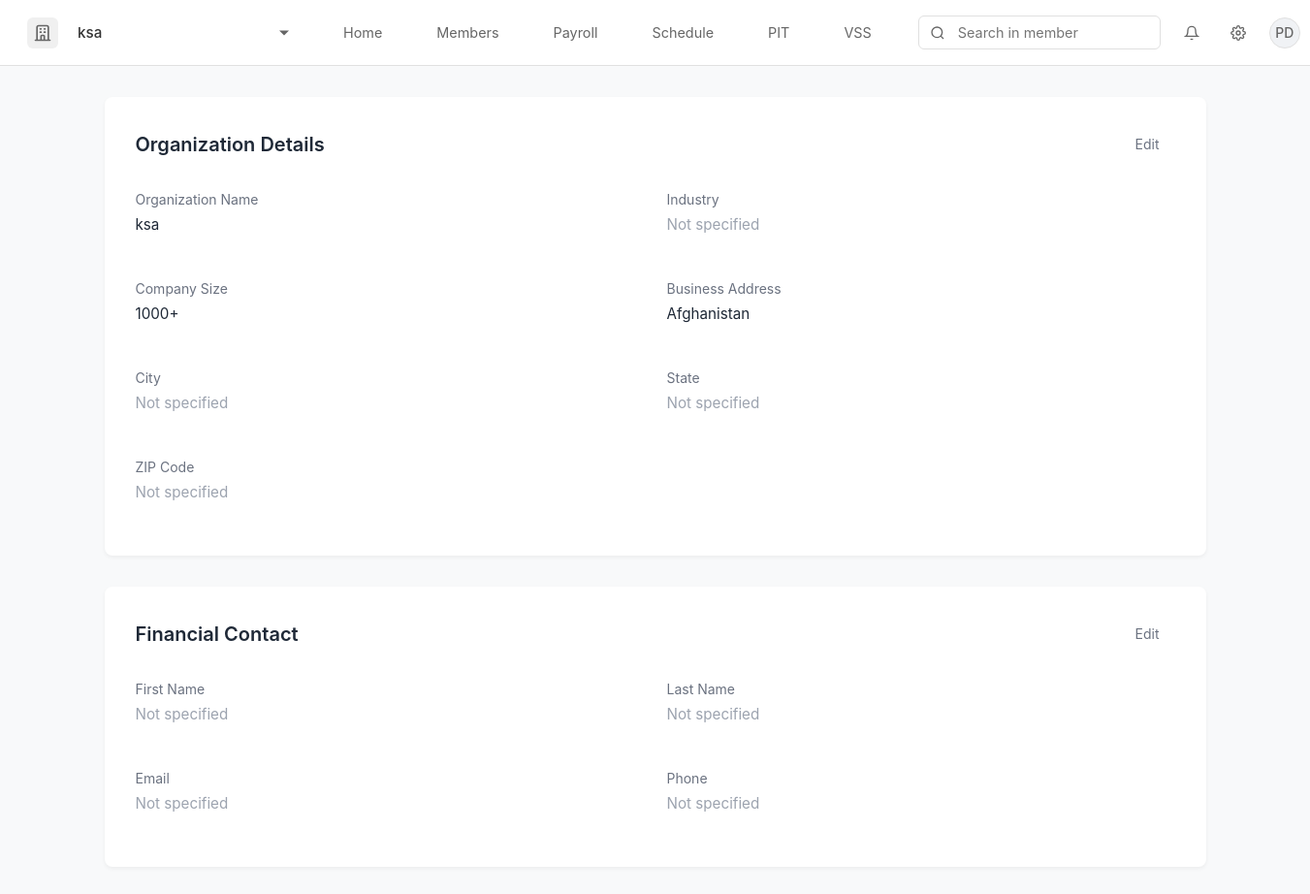
/settings (signed in), run on the app's committed database.
### app.py (models this page shows, shortened)
class Organization(db.Model):
    id = db.Column(db.Integer, primary_key=True)
    name = db.Column(db.String(120), nullable=False)
    industry = db.Column(db.String(80))
    size = db.Column(db.String(50))
    location = db.Column(db.String(120))
    logo_url = db.Column(db.String(255))
    created_at = db.Column(db.DateTime, default=datetime.utcnow)
    users = db.relationship('User', backref='org', lazy=True)

### app.py (the view)
@app.route('/settings')
def settings():
    if 'user_id' not in session:
        return redirect('/login')
    user = User.query.get(session['user_id'])
    if not user:
        session.pop('user_id', None)
        return redirect('/login')
    organization = None
    if user.organization_id:
        organization = Organization.query.get(user.organization_id)
    return render_template('settings.html', user=user, organization=organization)

### app.py (called while the page is built)
@app.context_processor
def inject_organization():
    if 'user_id' in session:
        user = User.query.get(session['user_id'])
        if user and user.organization_id:
            organization = Organization.query.get(user.organization_id)
            return {'organization': organization}
    return {'organization': None}

    @property
    def name(self):
        if self.preferred_name:
            return self.preferred_name
        if self.first_name and self.last_name:
            return f"{self.first_name} {self.last_name}"
        return "None"

### templates/settings.html (shortened to what this page needs)
{% extends "base.html" %}
{% block content %}
<div class="settings-container">
    <div class="settings-section">
        <div class="section-header">
            <h2 class="section-title">Organization Details</h2>
            <button class="edit-button">Edit</button>
        </div>
        <div class="info-grid">
            <div class="info-item">
                <div class="info-label">Organization Name</div>
                <div class="info-value">{{ organization.name if organization and organization.name else 'Not specified' }}</div>
            </div>
            <div class="info-item">
                <div class="info-label">Industry</div>
                <div class="info-value not-specified">Not specified</div>
            </div>
            <div class="info-item">
                <div class="info-label">Company Size</div>
                <div class="info-value">{{ organization.size if organization and organization.size else 'Not specified' }}</div>
            </div>
            <div class="info-item">
                <div class="info-label">Business Address</div>
                <div class="info-value">{{ organization.location if organization and organization.location else 'Not specified' }}</div>
            </div>
            <div class="info-item">
                <div class="info-label">City</div>
                <div class="info-value not-specified">Not specified</div>
            </div>
            <div class="info-item">
                <div class="info-label">State</div>
                <div class="info-value not-specified">Not specified</div>
            </div>
            <div class="info-item">
                <div class="info-label">ZIP Code</div>
                <div class="info-value not-specified">Not specified</div>
            </div>
        </div>
    </div>
        <div class="settings-section">
        <div class="section-header">
            <h2 class="section-title">Financial Contact</h2>
            <button class="edit-button">Edit</button>
        </div>
        <div class="info-grid">
            <div class="info-item">
                <div class="info-label">First Name</div>
                <div class="info-value not-specified">Not specified</div>
            </div>
            <div class="info-item">
                <div class="info-label">Last Name</div>
                <div class="info-value not-specified">Not specified</div>
            </div>
            <div class="info-item">
                <div class="info-label">Email</div>
                <div class="info-value not-specified">Not specified</div>
            </div>
            <div class="info-item">
                <div class="info-label">Phone</div>
                <div class="info-value not-specified">Not specified</div>
            </div>
        </div>
    </div>
</div>
{% endblock %}

### templates/base.html (shortened to what this page needs)
<!DOCTYPE html>
<html lang="en">
<head>
    <link rel="stylesheet" href="https://cdn.jsdelivr.net/npm/flatpickr/dist/flatpickr.min.css">
</head>
<body>
    {% if not hide_navbar %}
    <nav class="navbar">
        <div class="company-section">
            <div class="company-logo">
                <svg xmlns="http://www.w3.org/2000/svg" fill="none" viewBox="0 0 24 24" stroke="currentColor">
                    <path stroke-linecap="round" stroke-linejoin="round" stroke-width="2" d="M19 21V5a2 2 0 00-2-2H7a2 2 0 00-2 2v16m14 0h2m-2 0h-5m-9 0H3m2 0h5M9 7h1m-1 4h1m4-4h1m-1 4h1m-5 10v-5a1 1 0 011-1h2a1 1 0 011 1v5m-4 0h4" />
                </svg>
            </div>
            <select class="company-select" onchange="if(this.value === 'add') window.location.href='/organization/setup';">
                <option value="{{ organization.id if organization else '' }}">{{ organization.name if organization else 'Select organization' }}</option>
            </select>
        </div>
        <div class="nav-links">
            <a href="/" class="nav-link {% if request.path == '/' %}active{% endif %}">Home</a>
            <a href="#" class="nav-link {% if request.path == '/members' %}active{% endif %}">Members</a>
            <a href="#" class="nav-link {% if request.path == '/payroll' %}active{% endif %}">Payroll</a>
            <a href="#" class="nav-link {% if request.path == '/schedule' %}active{% endif %}">Schedule</a>
            <a href="#" class="nav-link {% if request.path == '/pit' %}active{% endif %}">PIT</a>
            <a href="#" class="nav-link {% if request.path == '/vss' %}active{% endif %}">VSS</a>
        </div>
        <div class="search-section">
            <div class="search-bar-wrapper">
                <div class="search-icon">
                    <svg viewBox="0 0 24 24" fill="none" stroke="currentColor" stroke-width="2">
                        <circle cx="11" cy="11" r="8"></circle>
                        <path d="M21 21l-4.35-4.35"></path>
                    </svg>
                </div>
                <input type="text" class="search-bar" placeholder="Search in member">
            </div>
            <div class="user-profile">
                <div class="notification-icon">
                    <svg viewBox="0 0 24 24" fill="none" stroke="currentColor" stroke-width="2">
                        <path d="M18 8A6 6 0 0 0 6 8c0 7-3 9-3 9h18s-3-2-3-9"></path>
                        <path d="M13.73 21a2 2 0 0 1-3.46 0"></path>
                    </svg>
                </div>
                <a href="/settings" class="settings-icon">
                </a>
                <div class="profile-pic" id="profileButton">
                </div>
            </div>
        </div>
    </nav>
    {% endif %}
    {% block content %}{% endblock %}
</body>
</html>

### templates/base.html (style rules this page uses)
* { margin: 0; padding: 0; box-sizing: border-box; font-family: -apple-system, BlinkMacSystemFont, 'Segoe UI', Roboto, Oxygen, Ubuntu, Cantarell, sans-serif; }
body { background-color: #f8f9fa; min-height: 100vh; }
.navbar { background: white; padding: 0.75rem 1.5rem; border-bottom: 1px solid #e0e0e0; display: flex; align-items: center; gap: 2rem; position: sticky; top: 0; z-index: 100; }
.company-section { display: flex; align-items: center; gap: 0.75rem; padding: 0.25rem; position: relative; cursor: pointer; border-radius: 6px; transition: all 0.2s; }
.company-logo { width: 32px; height: 32px; display: flex; align-items: center; justify-content: center; background-color: #f0f0f0; border-radius: 6px; }
.company-logo svg { width: 20px; height: 20px; color: #666; }
.company-select { appearance: none; -webkit-appearance: none; -moz-appearance: none; background: transparent; border: none; padding: 0.5rem; padding-right: 1.5rem; font-size: 0.95rem; color: #333; cursor: pointer; min-width: 200px; font-weight: 500; }
.company-section::after { content: ''; position: absolute; right: 0.5rem; top: 50%; transform: translateY(-50%); width: 0; height: 0; border-left: 5px solid transparent; border-right: 5px solid transparent; border-top: 5px solid #666; }
select option { padding: 0.75rem 1rem; font-size: 0.95rem; }
.nav-links { display: flex; gap: 1.5rem; align-items: center; }
.nav-link { color: #666; text-decoration: none; font-size: 0.9rem; padding: 0.75rem 1rem; border-radius: 6px; transition: all 0.2s; position: relative; }
.search-section { margin-left: auto; display: flex; align-items: center; gap: 1rem; }
.search-bar-wrapper { position: relative; display: flex; align-items: center; }
.search-bar { padding: 0.5rem 1rem; padding-left: 2.5rem; border: 1px solid #e0e0e0; border-radius: 6px; width: 250px; font-size: 0.9rem; background: white; }
.search-icon { position: absolute; left: 0.75rem; color: #666; display: flex; align-items: center; justify-content: center; }
.search-icon svg { width: 16px; height: 16px; }
.user-profile { display: flex; align-items: center; gap: 1rem; position: relative; }
.notification-icon, .settings-icon { width: 32px; height: 32px; display: flex; align-items: center; justify-content: center; color: #666; cursor: pointer; padding: 0.5rem; border-radius: 50%; transition: all 0.2s; }
.notification-icon svg, .settings-icon svg { width: 20px; height: 20px; }
.profile-pic { width: 32px; height: 32px; border-radius: 50%; cursor: pointer; overflow: hidden; border: 1px solid #e0e0e0; background-color: #f0f2f5; display: flex; align-items: center; justify-content: center; }

### templates/settings.html (style rules this page uses)
.settings-container { max-width: 1200px; margin: 2rem auto; padding: 0 2rem; }
.settings-section { background: white; border-radius: 8px; box-shadow: 0 2px 4px rgba(0,0,0,0.05); padding: 2rem; margin-bottom: 2rem; }
.settings-section:last-child { margin-bottom: 0; }
.section-header { display: flex; justify-content: space-between; align-items: center; margin-bottom: 2rem; }
.section-title { font-size: 1.25rem; font-weight: 600; color: #1f2937; margin: 0; }
.edit-button { padding: 0.5rem 1rem; font-size: 0.875rem; color: #6b7280; background: none; border: none; cursor: pointer; transition: color 0.2s; }
.info-grid { display: grid; grid-template-columns: repeat(2, 1fr); gap: 1.5rem; }
.info-item { margin-bottom: 1.5rem; }
.info-label { font-size: 0.875rem; color: #6b7280; margin-bottom: 0.5rem; }
.info-value { font-size: 0.95rem; color: #1f2937; }
.not-specified { color: #9ca3af; }

### data on the page
Organization: name "ksa", size "1000+", location "Afghanistan"
